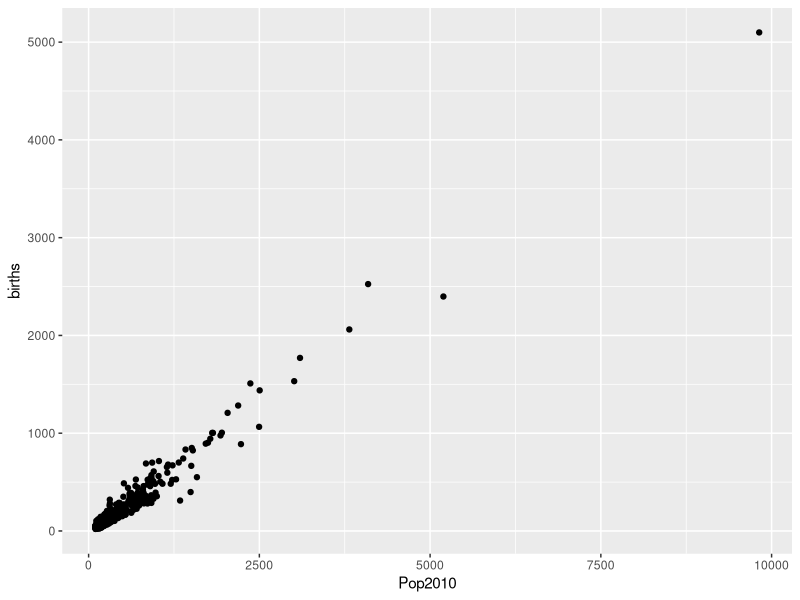

The R script that drew this image: (Note: this script raises an error after producing the figure.)
library(tidyverse)
library(gridExtra)


births <- read.csv("births.csv")

births$Pop2010 <- births$Pop2010/1000
births_by_county <- births %>%
  group_by(county) %>% 
  summarize( Mean = mean(births),
             Variance = var(births),
             Ratio = Variance/Mean ) %>% 
  arrange( desc(Ratio))

# init dec17
dec17_all <- births %>% 
  filter( month=="December" & year==2017)
ggplot( dec17_all, aes( x=Pop2010, y=births)) +
  geom_point() +
  geom_smooth( method="glm.nb" )
dec17_all_fit <- glm.nb( births ~ Pop2010, data=dec17_all)
summary( dec17_all_fit )

# nbm
dec17_all$Pop2010 <- log( dec17_all$Pop2010 )
ggplot( dec17_all, aes( x=Pop2010, y=births)) +
  geom_point() +
  geom_smooth( method="glm.nb" )
dec17_all_fit <- glm.nb( births ~ Pop2010, data=dec17_all)
summary( dec17_all_fit )

# san diego ----
diego <- births %>% 
  filter( county == "San Diego County, CA")
new_data <- data.frame( Pop2010 = log(658.466))
mu <- predict( dec17_all_fit, newdata = new_data, type="response")
diego <- diego %>% 
  mutate( simulation = rnbinom( nrow(diego), mu=mu[1], size=dec17_all_fit$theta))
ggplot( diego %>% dplyr::select( births, simulation) %>% pivot_longer(births:simulation), 
        aes(value)) +
  geom_histogram() +
  facet_wrap(~name, ncol=1) +
  labs( title="San Diego County, CA")

# bartow ----
bartow <- births %>% 
  filter( county == "Bartow County, GA")
new_data <- data.frame( Pop2010 = log(658.466))
mu <- predict( dec17_all_fit, newdata = new_data, type="response")
bartow <- bartow %>% 
  mutate( simulation = rnbinom( nrow(bartow), mu=mu[1], size=dec17_all_fit$theta))
ggplot( bartow %>% dplyr::select( births, simulation) %>% pivot_longer(births:simulation), 
        aes(value)) +
  geom_histogram() +
  facet_wrap(~name, ncol=1) +
  labs( title="Bartow County, GA")